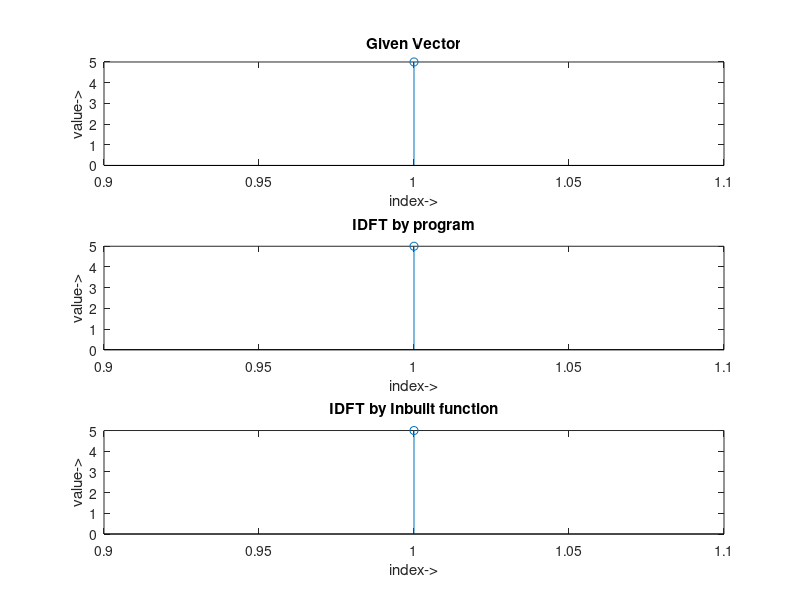

The MATLAB script that drew this image:
%Author- Mrigakshi Pandey (2015UEC1380)
% IDFT
%.......................................

close all;
clear all;
clc;

x=input('Input the Vector: ');
a=length(x);
N=a;
subplot(3,1,1)
stem(x);
xlabel('index->');
ylabel('value->');
title('Given Vector');

for k=0:1:N-1
    for n=0:1:N-1
        A(k+1,n+1)=conj(exp(i*2*pi*k*n/N))/N;
    end
end

X=(A*x')'
subplot(3,1,2)
stem(abs(X));
xlabel('index->');
ylabel('value->');
title('IDFT by program');

B=ifft(x,N)
subplot(3,1,3)
stem(abs(B));
xlabel('index->');
ylabel('value->');
title('IDFT by Inbuilt function');

%dim = [0.11 0.081 0 0];
%str = {'Generated by:','Mrigakshi Pandey (2015UEC1380)'};
%annotation('textbox',dim,'String',str,'FitBoxToText','on');